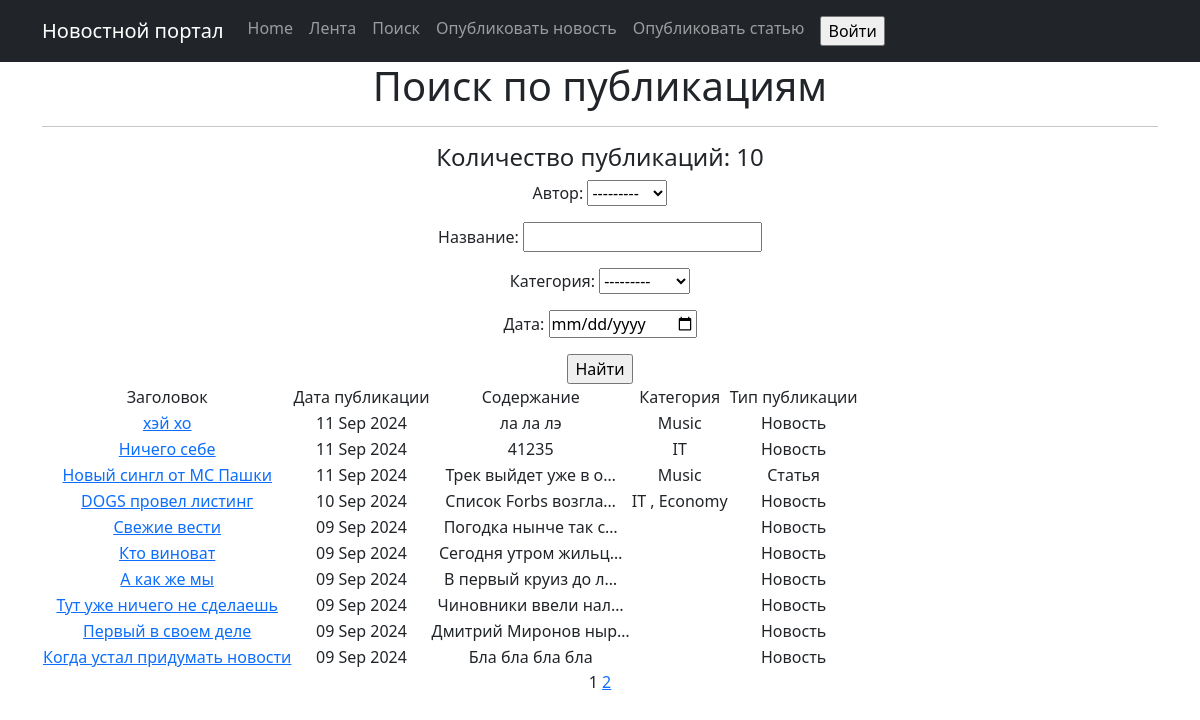
The page /posts/search/ on the database as committed earlier.
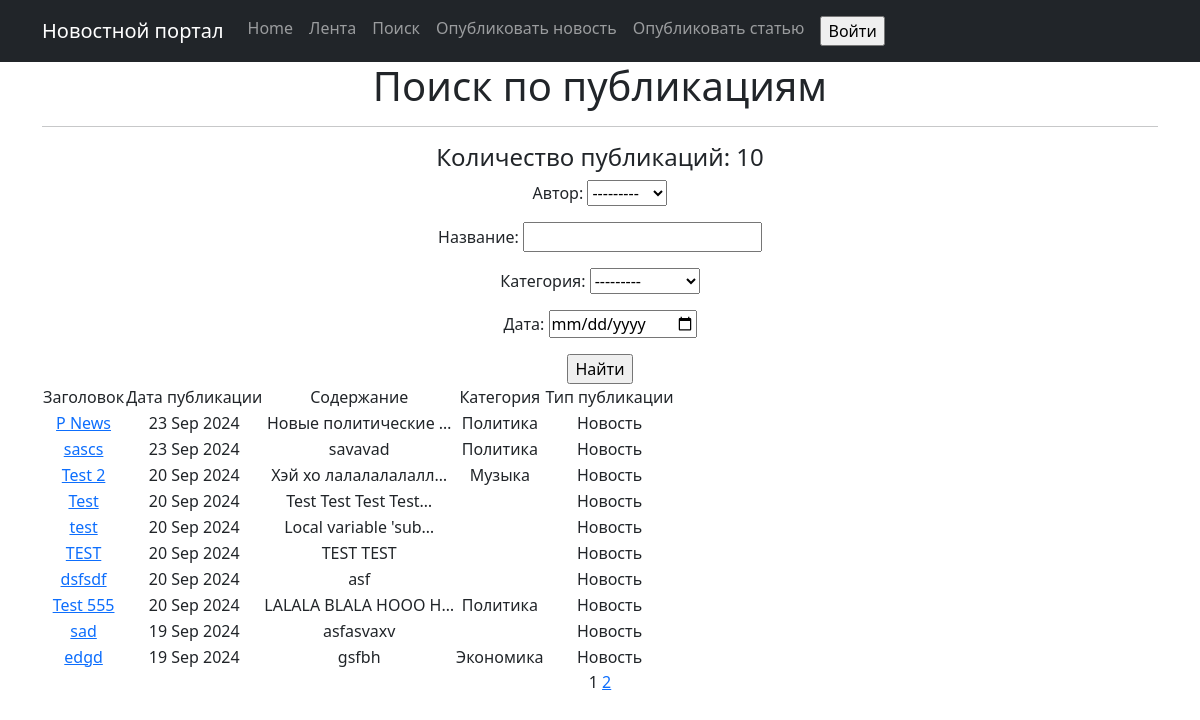
The same page on the database as committed later.
### news/models.py (models this page shows, shortened)
class Post(models.Model):
    article = 'AR'
    news = 'NE'
    POSITIONS = [
        (article, 'Статья'),
        (news, 'Новость')
    ]
    author = models.ForeignKey(Author, on_delete=models.CASCADE)
    time_in = models.DateField(auto_now_add=True)
    article_or_news = models.CharField(max_length=2, choices=POSITIONS, default=news)
    category = models.ManyToManyField(Category, through='PostCategory', blank=True, related_name='category')
    name = models.CharField(max_length=140, default='name')
    text = models.TextField()
    rating = models.IntegerField(default=0)

class Category(models.Model):
    name = models.CharField(max_length=30, unique=True)
    subscribers = models.ManyToManyField(User, through='SubscribersCategory', blank=True, null=True,
                                         related_name='category')
    def __str__(self):
        return self.name

### news/views.py (the view)
# urls.py: path('', cache_page(60)(PostsList.as_view()), name='post_list'),
class PostsList(ListView):
    model = Post
    ordering = '-time_in'
    context_object_name = 'posts'
    paginate_by = 10
    def get_queryset(self):
        queryset = super().get_queryset()
        self.filterset = PostFilter(self.request.GET, queryset)
        return self.filterset.qs
    def get_context_data(self, **kwargs):
        context = super().get_context_data(**kwargs)
        context['filterset'] = self.filterset
        context['is_not_authors'] = not self.request.user.groups.filter(name='authors').exists()
        return context
    def get_template_names(self):
        if self.request.path == '/posts/search/':
            return 'search.html'
        return 'posts.html'

### news/templatetags/custom_filters.py (called while the page is built)
@register.filter()
def censor(text):
    for word in Censor_list:
        text = text.replace(word[1:], '*' * len(word[1:]))
    return text

@register.filter()
def publication_type(value):
    if value == 'NE':
        text = 'Новость'
    else:
        text = 'Статья'
    return text

### news/templatetags/custom_tags.py (called while the page is built)
@register.simple_tag(takes_context=True)
def url_replace(context, **kwargs):
    d = context['request'].GET.copy()
    for k, v in kwargs.items():
        d[k] = v
    return d.urlencode()

### templates/search.html (shortened to what this page needs)
{% extends 'flatpages/default.html' %}
{% load custom_filters %}
{% load custom_tags %}
{% block content %}
    <h1>Поиск по публикациям</h1>
    <hr>
    <h4>Количество публикаций: {{ posts|length }}</h4>
    <form action="" method="get">
        {{ filterset.form.as_p }}
        <input type="submit" value="Найти" />
    </form>
    <table>
        <tr>
            <td>Заголовок</td>
            <td>Дата публикации</td>
            <td>Содержание</td>
            <td>Категория</td>
            <td>Тип публикации</td>
        </tr>
        {% for post in posts %}
        <tr>
            <td><a href="http://127.0.0.1:8000/posts/{{ post.id }}">{{ post.name|censor }}</a></td>
            <td>{{ post.time_in|date:'d M Y' }}</td>
            <td>{{ post.text|truncatechars:20|censor}}</td>
            <td>
                {% for category in post.category.all %}
                    {{ category }} {% if not forloop.last %}, {% endif %}
                {% endfor %}
            </td>
            <td>{{ post.article_or_news|publication_type }} </td>
        </tr>
        {% endfor %}
    </table>
    {{ page_obj.number }}
    {% if page_obj.has_next %}
        <a href="?{% url_replace page=page_obj.next_page_number %}">{{ page_obj.next_page_number }}</a>
    {% endif %}
{% endblock content %}

Rows that differ between the two databases and show on the page:
no longer on this page (row unchanged): Post: name|censor "хэй хо", time_in "11 Sep 2024", text|censor "ла ла лэ", article_or_news|publication_type "Новость", Category (name "Music")
no longer on this page (row unchanged): Post: name|censor "Ничего себе", time_in "11 Sep 2024", text|censor "41235", article_or_news|publication_type "Новость"
no longer on this page (row unchanged): Category: name "IT"
no longer on this page (row unchanged): Post: name|censor "Новый сингл от МС Пашки", time_in "11 Sep 2024", text|censor "Трек выйдет уже в о…", article_or_news|publication_type "Статья", Category (name "Music")
no longer on this page (row unchanged): Post: name|censor "DOGS провел листинг", time_in "10 Sep 2024", text|censor "Список Forbs возгла…", article_or_news|publication_type "Новость", Category (name "Economy")
no longer on this page (row unchanged): Post: name|censor "Свежие вести", time_in "09 Sep 2024", text|censor "Погодка нынче так с…", article_or_news|publication_type "Новость"
no longer on this page (row unchanged): Post: name|censor "Кто виноват", time_in "09 Sep 2024", text|censor "Сегодня утром жильц…", article_or_news|publication_type "Новость"
no longer on this page (row unchanged): Post: name|censor "А как же мы", time_in "09 Sep 2024", text|censor "В первый круиз до л…", article_or_news|publication_type "Новость"
no longer on this page (row unchanged): Post: name|censor "Тут уже ничего не сделаешь", time_in "09 Sep 2024", text|censor "Чиновники ввели нал…", article_or_news|publication_type "Новость"
no longer on this page (row unchanged): Post: name|censor "Первый в своем деле", time_in "09 Sep 2024", text|censor "Дмитрий Миронов ныр…", article_or_news|publication_type "Новость"
no longer on this page (row unchanged): Post: name|censor "Когда устал придумать новости", time_in "09 Sep 2024", text|censor "Бла бла бла бла", article_or_news|publication_type "Новость"
added Post: name|censor "P News", time_in "23 Sep 2024", text|censor "Новые политические …", article_or_news|publication_type "Новость"
now on this page (row edited): Category: name "Политика"
added Post: name|censor "sascs", time_in "23 Sep 2024", text|censor "savavad", article_or_news|publication_type "Новость"
added Post: name|censor "Test 2", time_in "20 Sep 2024", text|censor "Хэй хо лалалалалалл…", article_or_news|publication_type "Новость", Category (name "Музыка")
added Post: name|censor "Test", time_in "20 Sep 2024", text|censor "Test Test Test Test…", article_or_news|publication_type "Новость"
added Post: name|censor "test", time_in "20 Sep 2024", text|censor "Local variable 'sub…", article_or_news|publication_type "Новость"
added Post: name|censor "TEST", time_in "20 Sep 2024", text|censor "TEST TEST", article_or_news|publication_type "Новость"
added Post: name|censor "dsfsdf", time_in "20 Sep 2024", text|censor "asf", article_or_news|publication_type "Новость"
added Post: name|censor "Test 555", time_in "20 Sep 2024", text|censor "LALALA BLALA HOOO H…", article_or_news|publication_type "Новость"
added Post: name|censor "sad", time_in "19 Sep 2024", text|censor "asfasvaxv", article_or_news|publication_type "Новость"
added Post: name|censor "edgd", time_in "19 Sep 2024", text|censor "gsfbh", article_or_news|publication_type "Новость", Category (name "Экономика")
